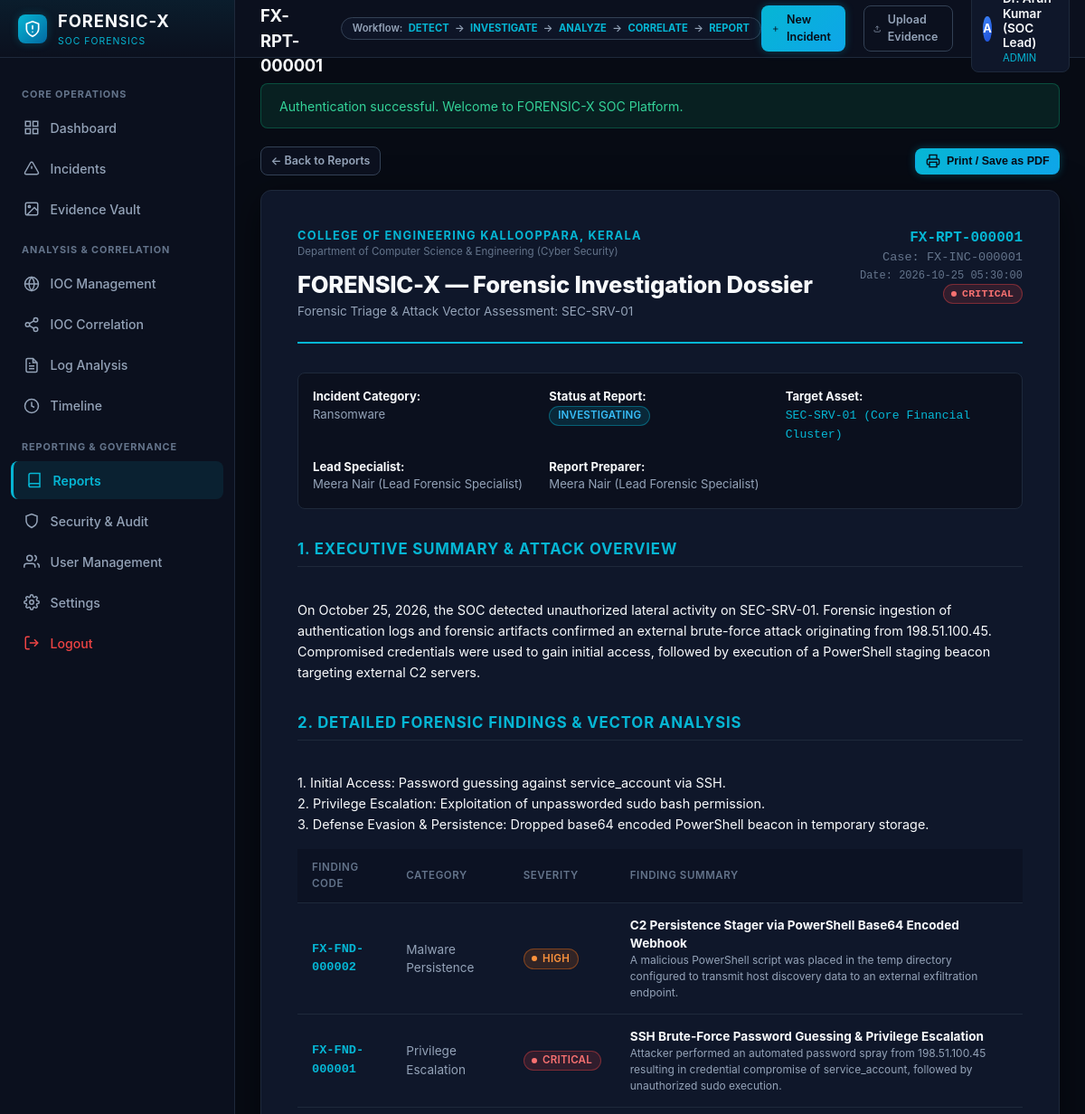
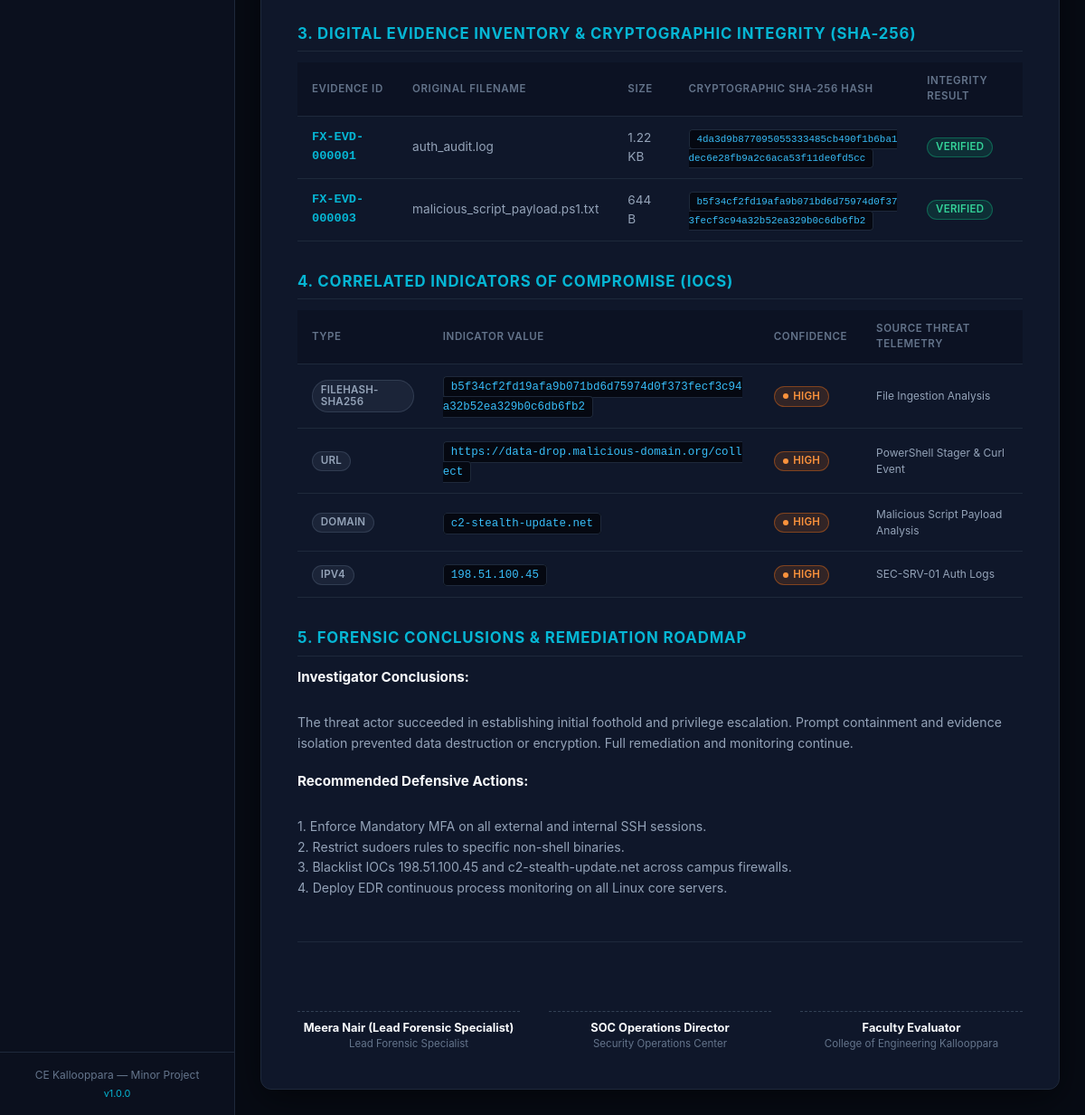
Page /reports/view?id=1 (signed in) on the committed database (2 pictures, top to bottom).
### tables this page shows
CREATE TABLE reports (
    id INT AUTO_INCREMENT PRIMARY KEY,
    report_code VARCHAR(20) NOT NULL UNIQUE,
    incident_id INT NOT NULL,
    title VARCHAR(200) NOT NULL,
    executive_summary TEXT NOT NULL,
    findings_summary TEXT NOT NULL,
    recommendations TEXT NOT NULL,
    conclusions TEXT NOT NULL,
    generated_by INT NOT NULL,
    created_at DATETIME NOT NULL DEFAULT CURRENT_TIMESTAMP,
    INDEX idx_rpt_incident (incident_id),
    CONSTRAINT fk_rpt_incident FOREIGN KEY (incident_id) REFERENCES incidents (id) ON DELETE CASCADE,
    CONSTRAINT fk_rpt_generator FOREIGN KEY (generated_by) REFERENCES users (id)
);

CREATE TABLE incidents (
    id INT AUTO_INCREMENT PRIMARY KEY,
    incident_code VARCHAR(20) NOT NULL UNIQUE,
    title VARCHAR(200) NOT NULL,
    description TEXT NOT NULL,
    category VARCHAR(60) NOT NULL,
    severity ENUM('Low', 'Medium', 'High', 'Critical') NOT NULL DEFAULT 'Medium',
    status ENUM('Open', 'Investigating', 'Contained', 'Resolved', 'Closed') NOT NULL DEFAULT 'Open',
    assigned_to INT NULL,
    detected_at DATETIME NOT NULL,
    source VARCHAR(100) NOT NULL,
    affected_system VARCHAR(150) NOT NULL,
    tags VARCHAR(255) NULL,
    findings_notes TEXT NULL,
    created_by INT NOT NULL,
    created_at DATETIME NOT NULL DEFAULT CURRENT_TIMESTAMP,
    updated_at DATETIME NOT NULL DEFAULT CURRENT_TIMESTAMP ON UPDATE CURRENT_TIMESTAMP,
    INDEX idx_inc_severity (severity),
    INDEX idx_inc_status (status),
    INDEX idx_inc_assigned (assigned_to),
    INDEX idx_inc_detected (detected_at),
    CONSTRAINT fk_inc_assigned FOREIGN KEY (assigned_to) REFERENCES users (id) ON DELETE SET NULL,
    CONSTRAINT fk_inc_creator FOREIGN KEY (created_by) REFERENCES users (id)
);

CREATE TABLE users (
    id INT AUTO_INCREMENT PRIMARY KEY,
    username VARCHAR(50) NOT NULL UNIQUE,
    email VARCHAR(100) NOT NULL UNIQUE,
    password_hash VARCHAR(255) NOT NULL,
    full_name VARCHAR(100) NOT NULL,
    role ENUM('admin', 'investigator', 'analyst', 'reviewer') NOT NULL DEFAULT 'analyst',
    department VARCHAR(100) DEFAULT 'SOC / Digital Forensics',
    is_active TINYINT(1) NOT NULL DEFAULT 1,
    failed_login_attempts INT NOT NULL DEFAULT 0,
    locked_until DATETIME NULL,
    last_login_at DATETIME NULL,
    last_login_ip VARCHAR(45) NULL,
    created_at DATETIME NOT NULL DEFAULT CURRENT_TIMESTAMP,
    updated_at DATETIME NOT NULL DEFAULT CURRENT_TIMESTAMP ON UPDATE CURRENT_TIMESTAMP,
    INDEX idx_user_role (role),
    INDEX idx_user_active (is_active)
);

CREATE TABLE analysis_findings (
    id INT AUTO_INCREMENT PRIMARY KEY,
    finding_code VARCHAR(20) NOT NULL UNIQUE,
    incident_id INT NOT NULL,
    evidence_id INT NULL,
    title VARCHAR(200) NOT NULL,
    description TEXT NOT NULL,
    severity ENUM('Low', 'Medium', 'High', 'Critical') NOT NULL DEFAULT 'Medium',
    category VARCHAR(100) NOT NULL,
    supporting_evidence TEXT NULL,
    analysis_notes TEXT NULL,
    recommended_action TEXT NULL,
    created_by INT NOT NULL,
    created_at DATETIME NOT NULL DEFAULT CURRENT_TIMESTAMP,
    INDEX idx_fnd_incident (incident_id),
    INDEX idx_fnd_severity (severity),
    CONSTRAINT fk_fnd_incident FOREIGN KEY (incident_id) REFERENCES incidents (id) ON DELETE CASCADE,
    CONSTRAINT fk_fnd_evidence FOREIGN KEY (evidence_id) REFERENCES evidence (id) ON DELETE SET NULL,
    CONSTRAINT fk_fnd_creator FOREIGN KEY (created_by) REFERENCES users (id)
);

CREATE TABLE evidence (
    id INT AUTO_INCREMENT PRIMARY KEY,
    evidence_code VARCHAR(20) NOT NULL UNIQUE,
    name VARCHAR(150) NOT NULL,
    description TEXT NULL,
    incident_id INT NOT NULL,
    original_filename VARCHAR(255) NOT NULL,
    storage_filename VARCHAR(255) NOT NULL UNIQUE,
    file_size BIGINT NOT NULL,
    mime_type VARCHAR(100) NOT NULL,
    file_extension VARCHAR(20) NOT NULL,
    sha256_hash VARCHAR(64) NOT NULL,
    last_verified_at DATETIME NULL,
    last_verified_status ENUM('Unchecked', 'Verified', 'Mismatch', 'Unavailable') NOT NULL DEFAULT 'Verified',
    status ENUM('Acquired', 'In-Analysis', 'Archived', 'Sealed') NOT NULL DEFAULT 'Acquired',
    tags VARCHAR(255) NULL,
    acquisition_notes TEXT NULL,
    uploaded_by INT NOT NULL,
    created_at DATETIME NOT NULL DEFAULT CURRENT_TIMESTAMP,
    updated_at DATETIME NOT NULL DEFAULT CURRENT_TIMESTAMP ON UPDATE CURRENT_TIMESTAMP,
    INDEX idx_evd_incident (incident_id),
    INDEX idx_evd_sha256 (sha256_hash),
    INDEX idx_evd_status (status),
    CONSTRAINT fk_evd_incident FOREIGN KEY (incident_id) REFERENCES incidents (id) ON DELETE CASCADE,
    CONSTRAINT fk_evd_uploader FOREIGN KEY (uploaded_by) REFERENCES users (id)
);

CREATE TABLE iocs (
    id INT AUTO_INCREMENT PRIMARY KEY,
    ioc_code VARCHAR(20) NOT NULL UNIQUE,
    indicator_type ENUM('IPv4', 'IPv6', 'Domain', 'URL', 'FileHash-SHA256', 'FileHash-MD5') NOT NULL,
    value VARCHAR(500) NOT NULL,
    description TEXT NULL,
    confidence ENUM('Low', 'Medium', 'High') NOT NULL DEFAULT 'Medium',
    threat_source VARCHAR(150) NULL,
    first_seen DATETIME NULL,
    last_seen DATETIME NULL,
    incident_id INT NULL,
    created_by INT NOT NULL,
    created_at DATETIME NOT NULL DEFAULT CURRENT_TIMESTAMP,
    updated_at DATETIME NOT NULL DEFAULT CURRENT_TIMESTAMP ON UPDATE CURRENT_TIMESTAMP,
    INDEX idx_ioc_type (indicator_type),
    INDEX idx_ioc_value (value(191)),
    INDEX idx_ioc_incident (incident_id),
    CONSTRAINT fk_ioc_incident FOREIGN KEY (incident_id) REFERENCES incidents (id) ON DELETE SET NULL,
    CONSTRAINT fk_ioc_creator FOREIGN KEY (created_by) REFERENCES users (id)
);

### views/reports/view.php (the view, shortened to what the rows shown need)
<div class="card" style="padding: 2.5rem; background-color: var(--bg-card); border: 1px solid var(--border-color); max-width: 950px; margin: 0 auto; box-shadow: 0 10px 40px rgba(0,0,0,0.5);">
    <div style="border-bottom: 2px solid var(--cyan-primary); padding-bottom: 1.5rem; margin-bottom: 2rem;">
        <div style="display: flex; justify-content: space-between; align-items: flex-start; flex-wrap: wrap; gap: 1rem;">
            <div>
                <div style="font-size: 0.8rem; font-weight: 700; color: var(--cyan-primary); text-transform: uppercase; letter-spacing: 0.1em;">
                    College of Engineering Kallooppara, Kerala
                </div>
                <div style="font-size: 0.72rem; color: var(--text-muted); margin-bottom: 0.5rem;">
                    Department of Computer Science & Engineering (Cyber Security)
                </div>
                <h1 style="font-size: 1.6rem; font-weight: 800; color: var(--text-primary); letter-spacing: -0.01em;">
                    <?= APP_NAME ?> — Forensic Investigation Dossier
                </h1>
                <div style="font-size: 0.85rem; color: var(--text-secondary);">
                    <?= Security::e($report['title']) ?>
                </div>
            </div>
            <div style="text-align: right; font-family: monospace; font-size: 0.85rem;">
                <div style="font-weight: 700; color: var(--cyan-primary); font-size: 1rem;">
                    <?= Security::e($report['report_code']) ?>
                </div>
                <div style="color: var(--text-muted);">Case: <?= Security::e($report['incident_code']) ?></div>
                <div style="color: var(--text-muted); font-size: 0.75rem;">Date: <?= date('Y-m-d H:i:s', strtotime($report['created_at'])) ?></div>
                <div><?= View::severityBadge($report['incident_severity']) ?></div>
            </div>
        </div>
    </div>
    <div style="display: grid; grid-template-columns: repeat(auto-fit, minmax(200px, 1fr)); gap: 1rem; padding: 1rem; background-color: var(--bg-surface); border: 1px solid var(--border-color); border-radius: var(--radius-md); font-size: 0.82rem; margin-bottom: 2rem;">
        <div><strong>Incident Category:</strong><br><span style="color: var(--text-secondary);"><?= Security::e($report['incident_category']) ?></span></div>
        <div><strong>Status at Report:</strong><br><?= View::statusBadge($report['incident_status']) ?></div>
        <div><strong>Target Asset:</strong><br><span style="color: var(--cyan-primary); font-family: monospace;"><?= Security::e($report['affected_system']) ?></span></div>
        <div><strong>Lead Specialist:</strong><br><span style="color: var(--text-secondary);"><?= Security::e($report['assigned_investigator'] ?: 'Unassigned') ?></span></div>
        <div><strong>Report Preparer:</strong><br><span style="color: var(--text-secondary);"><?= Security::e($report['generator_name']) ?></span></div>
    </div>
    <div style="margin-bottom: 2rem;">
        <h3 style="font-size: 1.05rem; font-weight: 700; color: var(--cyan-primary); text-transform: uppercase; letter-spacing: 0.05em; border-bottom: 1px solid var(--border-color); padding-bottom: 0.4rem; margin-bottom: 0.75rem;">
            1. Executive Summary & Attack Overview
        </h3>
        <p style="white-space: pre-line; color: var(--text-primary); line-height: 1.6; font-size: 0.9rem;">
            <?= Security::e($report['executive_summary']) ?>
        </p>
    </div>
    <div style="margin-bottom: 2rem;">
        <h3 style="font-size: 1.05rem; font-weight: 700; color: var(--cyan-primary); text-transform: uppercase; letter-spacing: 0.05em; border-bottom: 1px solid var(--border-color); padding-bottom: 0.4rem; margin-bottom: 0.75rem;">
            2. Detailed Forensic Findings & Vector Analysis
        </h3>
        <p style="white-space: pre-line; color: var(--text-primary); line-height: 1.6; font-size: 0.9rem; margin-bottom: 1rem;">
            <?= Security::e($report['findings_summary']) ?>
        </p>
        <?php if (!empty($compiledData['findings'])): ?>
        <table class="data-table" style="margin-top: 0.5rem;">
            <thead>
                <tr>
                    <th>Finding Code</th>
                    <th>Category</th>
                    <th>Severity</th>
                    <th>Finding Summary</th>
                </tr>
            </thead>
            <tbody>
                <?php foreach ($compiledData['findings'] as $fnd): ?>
                <tr>
                    <td style="font-family: monospace; color: var(--cyan-primary); font-weight: 700;"><?= Security::e($fnd['finding_code']) ?></td>
                    <td><?= Security::e($fnd['category']) ?></td>
                    <td><?= View::severityBadge($fnd['severity']) ?></td>
                    <td>
                        <strong style="color: var(--text-primary);"><?= Security::e($fnd['title']) ?></strong>
                        <div style="font-size: 0.75rem; color: var(--text-secondary);"><?= Security::e($fnd['description']) ?></div>
                    </td>
                </tr>
                <?php endforeach; ?>
            </tbody>
        </table>
        <?php endif; ?>
    </div>
    <div style="margin-bottom: 2rem;">
        <table class="data-table">
            <thead>
                <tr>
                    <th>Evidence ID</th>
                    <th>Original Filename</th>
                    <th>Size</th>
                    <th>Cryptographic SHA-256 Hash</th>
                    <th>Integrity Result</th>
                </tr>
            </thead>
            <tbody>
                <?php if (empty($compiledData['evidence'])): ?>
                <tr><td colspan="5" style="text-align: center; color: var(--text-muted);">No evidence files recorded for this case.</td></tr>
                <?php else: ?>
                    <?php foreach ($compiledData['evidence'] as $ev): ?>
                    <tr>
                        <td style="font-family: monospace; color: var(--cyan-primary); font-weight: 700;"><?= Security::e($ev['evidence_code']) ?></td>
                        <td><?= Security::e($ev['original_filename']) ?></td>
                        <td><?= View::formatBytes((int)$ev['file_size']) ?></td>
                        <td><span class="code-block" style="font-size: 0.68rem;"><?= Security::e($ev['sha256_hash']) ?></span></td>
                        <td><?= View::statusBadge($ev['last_verified_status']) ?></td>
                    </tr>
                    <?php endforeach; ?>
                <?php endif; ?>
            </tbody>
        </table>
    </div>
    <div style="margin-bottom: 2rem;">
        <table class="data-table">
            <thead>
                <tr>
                    <th>Type</th>
                    <th>Indicator Value</th>
                    <th>Confidence</th>
                    <th>Source Threat Telemetry</th>
                </tr>
            </thead>
            <tbody>
                <?php if (empty($compiledData['iocs'])): ?>
                <tr><td colspan="4" style="text-align: center; color: var(--text-muted);">No indicators associated with this case.</td></tr>
                <?php else: ?>
                    <?php foreach ($compiledData['iocs'] as $ioc): ?>
                    <tr>
                        <td><span class="badge badge-neutral"><?= Security::e($ioc['indicator_type']) ?></span></td>
                        <td><span class="code-block"><?= Security::e($ioc['value']) ?></span></td>
                        <td><?= View::severityBadge($ioc['confidence']) ?></td>
                        <td style="font-size: 0.75rem;"><?= Security::e($ioc['threat_source'] ?: '-') ?></td>
                    </tr>
                    <?php endforeach; ?>
                <?php endif; ?>
            </tbody>
        </table>
    </div>
    <div style="margin-bottom: 2.5rem;">
        <div style="margin-bottom: 1.25rem;">
            <strong style="color: var(--text-primary); font-size: 0.95rem;">Investigator Conclusions:</strong>
            <p style="white-space: pre-line; color: var(--text-secondary); line-height: 1.6; font-size: 0.88rem; margin-top: 0.3rem;">
                <?= Security::e($report['conclusions']) ?>
            </p>
        </div>
        <div>
            <strong style="color: var(--text-primary); font-size: 0.95rem;">Recommended Defensive Actions:</strong>
            <p style="white-space: pre-line; color: var(--text-secondary); line-height: 1.6; font-size: 0.88rem; margin-top: 0.3rem;">
                <?= Security::e($report['recommendations']) ?>
            </p>
        </div>
    </div>
    <div style="border-top: 1px solid var(--border-color); padding-top: 2rem; margin-top: 3rem;">
        <div style="display: grid; grid-template-columns: repeat(3, 1fr); gap: 2rem; text-align: center; font-size: 0.8rem;">
            <div>
                <div style="height: 45px; border-bottom: 1px dashed var(--border-highlight); margin-bottom: 0.5rem;"></div>
                <div style="font-weight: 700; color: var(--text-primary);"><?= Security::e($report['generator_name']) ?></div>
                <div style="color: var(--text-muted); font-size: 0.72rem;">Lead Forensic Specialist</div>
            </div>
        </div>
    </div>
</div>

### src/Helpers/View.php (shortened to what the rows shown need)
<?php
class View {
    public static function render(string $viewPath, array $data = [], string $layout = 'main'): void {
        extract($data);
        $fullViewFile = BASE_PATH . '/views/' . ltrim($viewPath, '/') . '.php';
        require $fullViewFile;
        $content = ob_get_clean();
        $layoutFile = BASE_PATH . '/views/layouts/' . $layout . '.php';
        if (file_exists($layoutFile)) {
            require $layoutFile;
        } else {
            echo $content;
        }
    }
    public static function severityBadge(string $severity): string {
        $colors = [
            'Critical' => 'badge-critical',
            'High'     => 'badge-high',
            'Medium'   => 'badge-medium',
            'Low'      => 'badge-low',
        ];
        $class = $colors[$severity] ?? 'badge-medium';
        return '<span class="badge ' . $class . '"><i class="dot"></i>' . htmlspecialchars($severity) . '</span>';
    }
    public static function statusBadge(string $status): string {
        $colors = [
            'Open'          => 'badge-open',
            'Investigating' => 'badge-investigating',
            'Contained'     => 'badge-contained',
            'Resolved'      => 'badge-resolved',
            'Closed'        => 'badge-closed',
            'Verified'      => 'badge-verified',
            'Mismatch'      => 'badge-mismatch',
            'Unavailable'   => 'badge-unavailable',
            'In-Analysis'   => 'badge-investigating',
            'Acquired'      => 'badge-open',
            'Sealed'        => 'badge-contained',
        ];
        $class = $colors[$status] ?? 'badge-neutral';
        return '<span class="badge ' . $class . '">' . htmlspecialchars($status) . '</span>';
    }
}

### rows in the picture
reports: title "Forensic Triage & Attack Vector Assessment: SEC-SRV-01", report_code "FX-RPT-000001", incident.incident_code "FX-INC-000001", created_at "2026-10-25 05:30:00", incident.severity "CRITICAL", incident.category "Ransomware", incident.status "INVESTIGATING", incident.affected_system "SEC-SRV-01 (Core Financial Cluster)", generated_by.full_name "Meera Nair (Lead Forensic Specialist)", executive_summary "On October 25, 2026, the SOC detected unauthorized lateral activity on SEC-SRV-01. Forensic ingestion of authentication logs and forensic artifacts confirmed an external brute-force attack originating from 198.51.100.45. Compromised credentials were used to gain initial access, followed by execution of a PowerShell staging beacon targeting external C2 servers.", findings_summary "1. Initial Access: Password guessing against service_account via SSH. 2. Privilege Escalation: Exploitation of unpassworded sudo bash permission. 3. Defense Evasion & Persistence: Dropped base64 encoded PowerShell beacon in temporary storage.", conclusions "The threat actor succeeded in establishing initial foothold and privilege escalation. Prompt containment and evidence isolation prevented data destruction or encryption. Full remediation and monitoring continue.", recommendations "1. Enforce Mandatory MFA on all external and internal SSH sessions. 2. Restrict sudoers rules to specific non-shell binaries. 3. Blacklist IOCs 198.51.100.45 and c2-stealth-update.net across campus firewalls. 4. Deploy EDR continuous process monitoring on all Linux core servers."
analysis_findings: finding_code "FX-FND-000002", category "Malware Persistence", severity "HIGH", title "C2 Persistence Stager via PowerShell Base64 Encoded Webhook", description "A malicious PowerShell script was placed in the temp directory configured to transmit host discovery data to an external exfiltration endpoint."
analysis_findings: finding_code "FX-FND-000001", category "Privilege Escalation", severity "CRITICAL", title "SSH Brute-Force Password Guessing & Privilege Escalation", description "Attacker performed an automated password spray from 198.51.100.45 resulting in credential compromise of service_account, followed by unauthorized sudo execution."
evidence: evidence_code "FX-EVD-000001", original_filename "auth_audit.log", file_size "1.22 KB", sha256_hash "4da3d9b877095055333485cb490f1b6ba1dec6e28fb9a2c6aca53f11de0fd5cc", last_verified_status "VERIFIED"
evidence: evidence_code "FX-EVD-000003", original_filename "malicious_script_payload.ps1.txt", file_size "644 B", sha256_hash "b5f34cf2fd19afa9b071bd6d75974d0f373fecf3c94a32b52ea329b0c6db6fb2", last_verified_status "VERIFIED"
iocs: indicator_type "FILEHASH-SHA256", value "b5f34cf2fd19afa9b071bd6d75974d0f373fecf3c94a32b52ea329b0c6db6fb2", confidence "HIGH", threat_source "File Ingestion Analysis"
iocs: indicator_type "URL", value "https://data-drop.malicious-domain.org/collect", confidence "HIGH", threat_source "PowerShell Stager & Curl Event"
iocs: indicator_type "DOMAIN", value "c2-stealth-update.net", confidence "HIGH", threat_source "Malicious Script Payload Analysis"
iocs: indicator_type "IPV4", value "198.51.100.45", confidence "HIGH", threat_source "SEC-SRV-01 Auth Logs"

### other values in the picture
APP_NAME "FORENSIC-X"
APP_VERSION "1.0.0"
substr($user['username'] ?? 'U', 0, 1) "A"
Security::e($user['role'] ?? '') "ADMIN"
Security::e($flash['message']) "Authentication successful. Welcome to FORENSIC-X SOC Platform."
